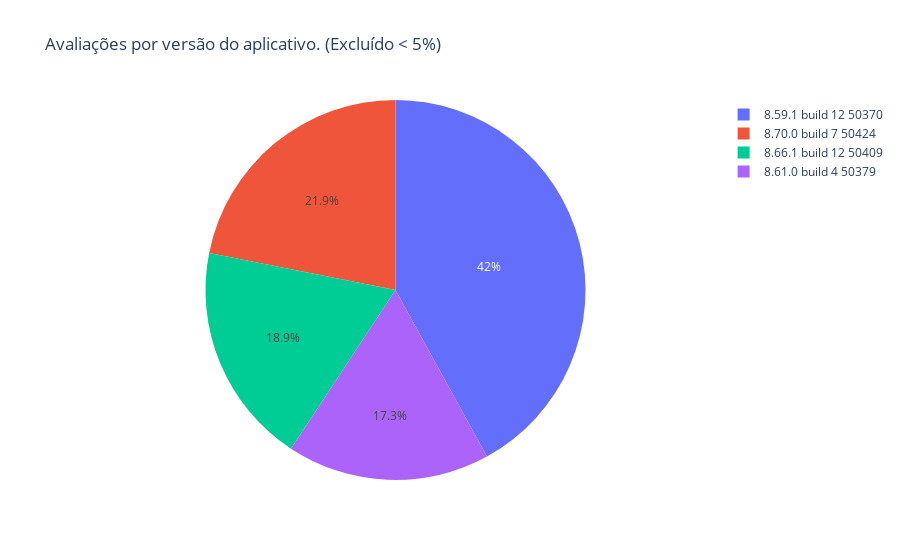

Notebook source saved alongside this figure:
### Markdown cell above
### Gráfico de avaliações por versão de app.
* A maioria das nossas avaliações são de versões passadas?
* Na nossa nova versão, nós já temos bastantes avaliações?

### Code cell
value_counts = df['App Version'].value_counts()

value_percentages = value_counts / len(df) * 100

filtered_values = value_counts[value_percentages >= 5]
filtered_value_percentages = value_percentages[value_percentages >= 5]

fig = px.pie(values=filtered_values, names=filtered_values.index, title="Avaliações por versão do aplicativo. (Excluído < 5%)")
fig.show()

### Figure 1 — Plotly figure (JSON) as saved in the notebook; plotly's stock layout.template omitted (floating-point values rounded to 4 significant figures)
{"data": [{"domain": {"x": [0, 1], "y": [0, 1]}, "hovertemplate": "label=%{label}<br>value=%{value}<extra></extra>", "labels": ["8.59.1 build 12 50370", "8.70.0 build 7 50424", "8.66.1 build 12 50409", "8.61.0 build 4 50379"], "legendgroup": "", "name": "", "showlegend": true, "type": "pie", "values": [1350, 703, 606, 555]}], "layout": {"legend": {"tracegroupgap": 0}, "title": {"text": "Avaliações por versão do aplicativo. (Excluído < 5%)"}}}
